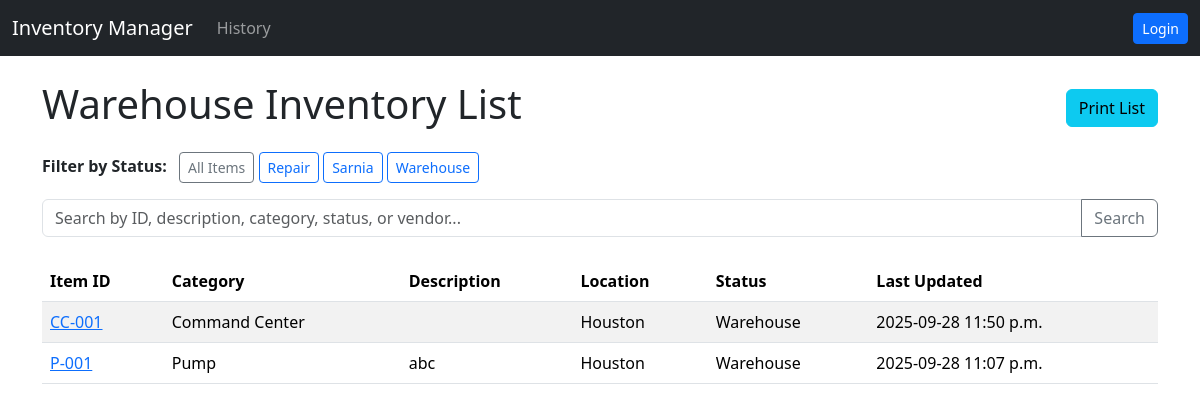
The app's page /inventory/, older data.
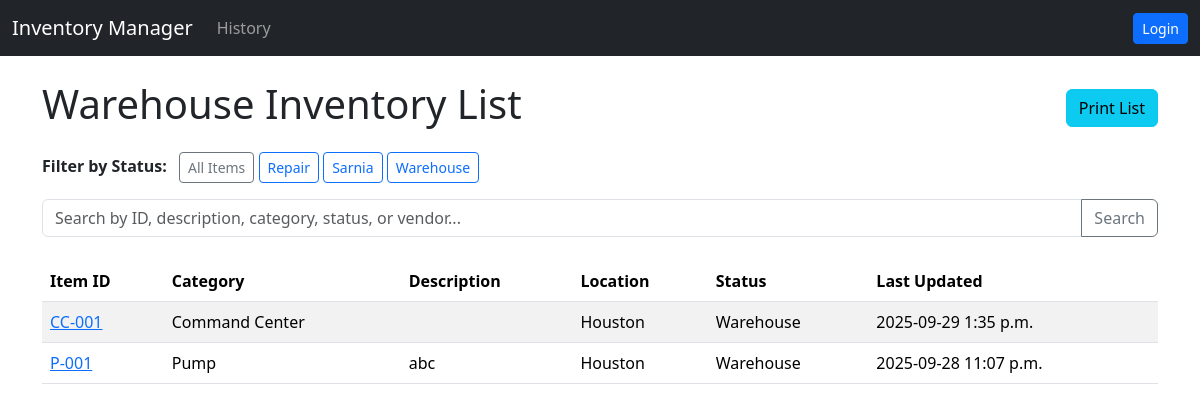
The same page, newer data.
### inventory/models.py (models this page shows, shortened)
class BaseItem(models.Model):
    CATEGORY_CHOICES = [
        ("Pump", "Pump"),
        ("Filter", "Filter"),
        ("Mix Tank", "Mix Tank"),
        ("Valve", "Valve"),
        ("Command Center", "Command Center"),
        ("Misc", "Misc"),
    ]
    item_id = models.CharField(max_length=100, unique=True, verbose_name="Item ID")
    category = models.CharField(max_length=50, choices=CATEGORY_CHOICES)
    description = models.TextField(blank=True)
    vendor = models.CharField(max_length=100, blank=True)
    rating = models.CharField(max_length=50, blank=True)
    location = models.CharField(max_length=100, blank=True)
    status = models.ForeignKey(Status, on_delete=models.SET_NULL, null=True, blank=True)
    datasheet = models.FileField(upload_to='item_documents/', blank=True, null=True, verbose_name="Datasheet")
    manual = models.FileField(upload_to='item_documents/', blank=True, null=True, verbose_name="Manual")
    document1 = models.FileField(upload_to='item_documents/', blank=True, null=True, verbose_name="Document 1")
    document2 = models.FileField(upload_to='item_documents/', blank=True, null=True, verbose_name="Document 2")
    document3 = models.FileField(upload_to='item_documents/', blank=True, null=True, verbose_name="Document 3")
    document4 = models.FileField(upload_to='item_documents/', blank=True, null=True, verbose_name="Document 4")
    document5 = models.FileField(upload_to='item_documents/', blank=True, null=True, verbose_name="Document 5")
    last_updated = models.DateTimeField(auto_now=True)
    class Meta:
        ordering = ['item_id']  # Orders items by the Item_ID

class Status(models.Model):
    name = models.CharField(max_length=100, unique=True)
    is_protected = models.BooleanField(default=False, help_text="Protected statuses cannot be deleted by users.")
    class Meta:
        verbose_name_plural = "Statuses"

### inventory/views.py (the view, shortened to what this page needs)
# urls.py: path('', views.item_list, name='item_list'),
def item_list(request):
    query = request.GET.get('q')
    status_filter = request.GET.get('status')
    items = BaseItem.objects.all()
    statuses = Status.objects.all().order_by('name')
    if status_filter:
        items = items.filter(status__in=status_filter)
    items = items.order_by('category', 'item_id')
    context = {
        'items': items,
        'statuses': statuses,
    }
    if request.GET.get('format') == 'print':
        return render(request, 'inventory/item_list_print.html', context)
    return render(request, 'inventory/item_list.html', context)

### inventory/templates/inventory/item_list.html (shortened to what this page needs)
{% extends 'base.html' %}
{% block content %}
    <div class="d-flex justify-content-between align-items-center mb-3">
        <h1>Warehouse Inventory List</h1>
        <div>
            <button id="print-button" class="btn btn-info">Print List</button>
        </div>
    </div>
    <div class="mb-3">
        <strong class="me-2">Filter by Status:</strong>
        <a href="{% url 'item_list' %}" class="btn btn-sm btn-outline-secondary">All Items</a>
        {% for status in statuses %}
            <a href="?status={{ status.id }}" class="btn btn-sm btn-outline-primary">{{ status.name }}</a>
        {% endfor %}
    </div>
    <form method="get" class="mb-4">
        <div class="input-group">
            <input type="text" class="form-control" name="q" placeholder="Search by ID, description, category, status, or vendor..." value="{{ request.GET.q }}">
            <button class="btn btn-outline-secondary" type="submit">Search</button>
        </div>
    </form>
    {% if items %}
        <table class="table table-striped table-hover">
            <thead>
                <tr>
                    <th>Item ID</th>
                    <th>Category</th>
                    <th>Description</th>
                    <th>Location</th>
                    <th>Status</th>
                    <th>Last Updated</th>
                </tr>
            </thead>
            <tbody>
                {% for item in items %}
                    <tr>
                        <td>
                            <a href="{% url 'item_detail' item.pk %}">{{ item.item_id }}</a>
                        </td>
                        <td>{{ item.get_category_display }}</td>
                        <td>{{ item.description }}</td>
                        <td>{{ item.location }}</td>
                        <td>{{ item.status.name|default:"-" }}</td>
                        <td>{{ item.last_updated|date:"Y-m-d P" }}</td>
                    </tr>
                {% endfor %}
            </tbody>
        </table>
    {% else %}
        <div class="alert alert-info">
            <p class="mb-0">No items found for this query.</p>
        </div>
    {% endif %}
{% endblock %}

Row changes from the older to the newer data that the page shows:
changed BaseItem "CC-001": last_updated "2025-09-28 11:50 p.m." → "2025-09-29 1:35 p.m."
